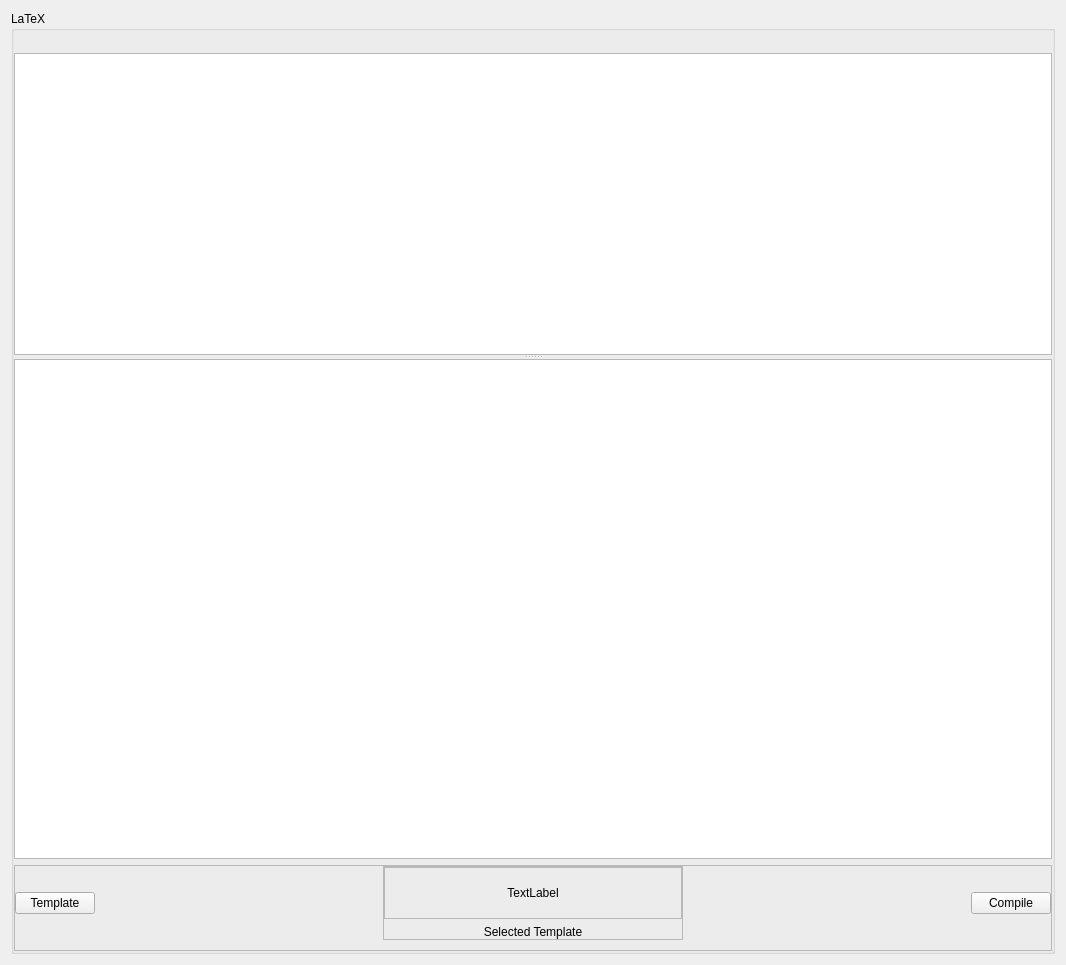
<?xml version="1.0" encoding="UTF-8"?>
<ui version="4.0">
 <class>Form</class>
 <widget class="QWidget" name="Form">
  <property name="geometry">
   <rect>
    <x>0</x>
    <y>0</y>
    <width>1066</width>
    <height>965</height>
   </rect>
  </property>
  <property name="windowTitle">
   <string>Form</string>
  </property>
  <layout class="QVBoxLayout" name="verticalLayout_2">
   <item>
    <widget class="QGroupBox" name="graphics_box">
     <property name="title">
      <string>LaTeX</string>
     </property>
     <layout class="QVBoxLayout" name="verticalLayout">
      <property name="leftMargin">
       <number>0</number>
      </property>
      <property name="topMargin">
       <number>22</number>
      </property>
      <property name="rightMargin">
       <number>0</number>
      </property>
      <property name="bottomMargin">
       <number>0</number>
      </property>
      <item>
       <widget class="QSplitter" name="splitter">
        <property name="orientation">
         <enum>Qt::Vertical</enum>
        </property>
        <widget class="QTextEdit" name="text_edit"/>
        <widget class="QGraphicsView" name="graphics_view">
         <property name="minimumSize">
          <size>
           <width>0</width>
           <height>500</height>
          </size>
         </property>
        </widget>
       </widget>
      </item>
      <item>
       <widget class="QFrame" name="frame">
        <property name="frameShape">
         <enum>QFrame::StyledPanel</enum>
        </property>
        <property name="frameShadow">
         <enum>QFrame::Raised</enum>
        </property>
        <layout class="QHBoxLayout" name="horizontalLayout_2">
         <property name="leftMargin">
          <number>0</number>
         </property>
         <property name="topMargin">
          <number>0</number>
         </property>
         <property name="rightMargin">
          <number>0</number>
         </property>
         <property name="bottomMargin">
          <number>10</number>
         </property>
         <item>
          <widget class="QPushButton" name="template_btn">
           <property name="text">
            <string>Template</string>
           </property>
          </widget>
         </item>
         <item>
          <spacer name="horizontalSpacer">
           <property name="orientation">
            <enum>Qt::Horizontal</enum>
           </property>
           <property name="sizeHint" stdset="0">
            <size>
             <width>386</width>
             <height>20</height>
            </size>
           </property>
          </spacer>
         </item>
         <item>
          <widget class="QFrame" name="frame_2">
           <property name="sizePolicy">
            <sizepolicy hsizetype="MinimumExpanding" vsizetype="Preferred">
             <horstretch>0</horstretch>
             <verstretch>0</verstretch>
            </sizepolicy>
           </property>
           <property name="minimumSize">
            <size>
             <width>300</width>
             <height>0</height>
            </size>
           </property>
           <property name="frameShape">
            <enum>QFrame::StyledPanel</enum>
           </property>
           <property name="frameShadow">
            <enum>QFrame::Raised</enum>
           </property>
           <layout class="QVBoxLayout" name="verticalLayout_3">
            <property name="leftMargin">
             <number>0</number>
            </property>
            <property name="topMargin">
             <number>0</number>
            </property>
            <property name="rightMargin">
             <number>0</number>
            </property>
            <property name="bottomMargin">
             <number>0</number>
            </property>
            <item>
             <widget class="QFrame" name="frame_3">
              <property name="frameShape">
               <enum>QFrame::StyledPanel</enum>
              </property>
              <property name="frameShadow">
               <enum>QFrame::Raised</enum>
              </property>
              <layout class="QHBoxLayout" name="horizontalLayout">
               <property name="leftMargin">
                <number>0</number>
               </property>
               <property name="topMargin">
                <number>0</number>
               </property>
               <property name="rightMargin">
                <number>0</number>
               </property>
               <property name="bottomMargin">
                <number>0</number>
               </property>
               <item>
                <spacer name="horizontalSpacer_3">
                 <property name="orientation">
                  <enum>Qt::Horizontal</enum>
                 </property>
                 <property name="sizeHint" stdset="0">
                  <size>
                   <width>40</width>
                   <height>20</height>
                  </size>
                 </property>
                </spacer>
               </item>
               <item>
                <widget class="QLabel" name="template_id_lbl">
                 <property name="minimumSize">
                  <size>
                   <width>0</width>
                   <height>50</height>
                  </size>
                 </property>
                 <property name="maximumSize">
                  <size>
                   <width>150</width>
                   <height>16777215</height>
                  </size>
                 </property>
                 <property name="text">
                  <string>TextLabel</string>
                 </property>
                 <property name="alignment">
                  <set>Qt::AlignCenter</set>
                 </property>
                </widget>
               </item>
               <item>
                <spacer name="horizontalSpacer_4">
                 <property name="orientation">
                  <enum>Qt::Horizontal</enum>
                 </property>
                 <property name="sizeHint" stdset="0">
                  <size>
                   <width>40</width>
                   <height>20</height>
                  </size>
                 </property>
                </spacer>
               </item>
              </layout>
             </widget>
            </item>
            <item>
             <widget class="QLabel" name="label">
              <property name="sizePolicy">
               <sizepolicy hsizetype="MinimumExpanding" vsizetype="Preferred">
                <horstretch>0</horstretch>
                <verstretch>0</verstretch>
               </sizepolicy>
              </property>
              <property name="text">
               <string>Selected Template</string>
              </property>
              <property name="alignment">
               <set>Qt::AlignCenter</set>
              </property>
             </widget>
            </item>
           </layout>
          </widget>
         </item>
         <item>
          <spacer name="horizontalSpacer_2">
           <property name="orientation">
            <enum>Qt::Horizontal</enum>
           </property>
           <property name="sizeHint" stdset="0">
            <size>
             <width>386</width>
             <height>20</height>
            </size>
           </property>
          </spacer>
         </item>
         <item>
          <widget class="QPushButton" name="compile_btn">
           <property name="text">
            <string>Compile</string>
           </property>
          </widget>
         </item>
        </layout>
       </widget>
      </item>
     </layout>
    </widget>
   </item>
  </layout>
 </widget>
 <resources/>
 <connections/>
</ui>
